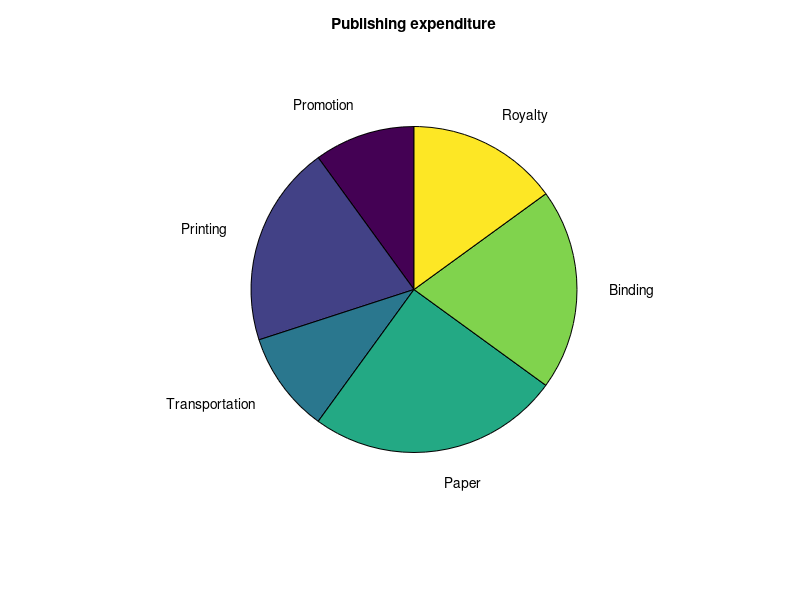

The MATLAB source for this figure:
p = [10 20 10 25 20 15];
%pie(p);
lbl = {'Promotion','Printing','Transportation','Paper','Binding','Royalty'};
pie(p,lbl);
title('Publishing expenditure');
